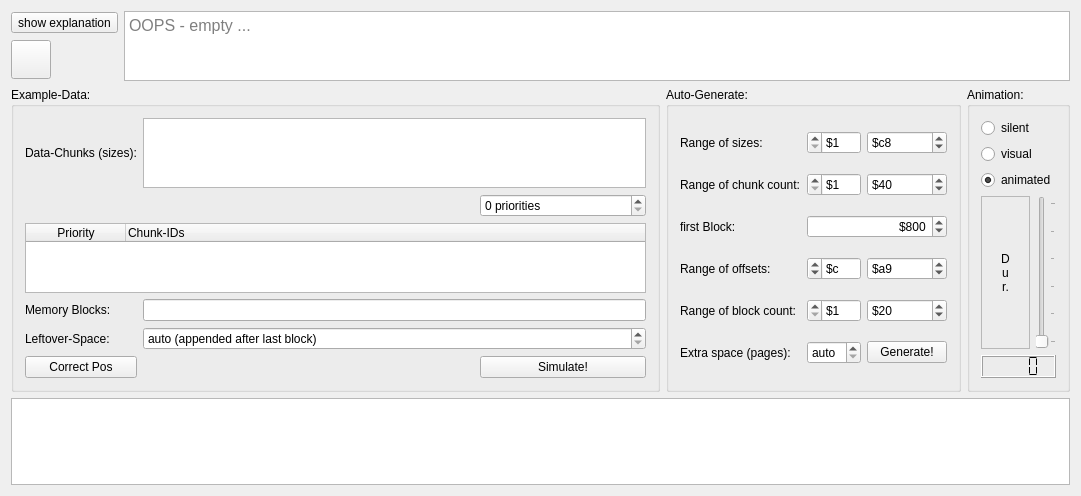
<?xml version="1.0" encoding="UTF-8"?>
<ui version="4.0">
 <class>Algo</class>
 <widget class="QWidget" name="Algo">
  <property name="geometry">
   <rect>
    <x>0</x>
    <y>0</y>
    <width>1081</width>
    <height>496</height>
   </rect>
  </property>
  <property name="windowTitle">
   <string>Algo</string>
  </property>
  <layout class="QGridLayout" name="masterGrid" rowstretch="1,1,8">
   <item row="0" column="1">
    <widget class="QTextEdit" name="te_expl">
     <property name="font">
      <font>
       <pointsize>12</pointsize>
      </font>
     </property>
     <property name="mouseTracking">
      <bool>false</bool>
     </property>
     <property name="inputMethodHints">
      <set>Qt::InputMethodHint::ImhNone</set>
     </property>
     <property name="sizeAdjustPolicy">
      <enum>QAbstractScrollArea::SizeAdjustPolicy::AdjustToContents</enum>
     </property>
     <property name="documentTitle">
      <string/>
     </property>
     <property name="readOnly">
      <bool>true</bool>
     </property>
     <property name="tabStopDistance">
      <double>40.000000000000000</double>
     </property>
     <property name="placeholderText">
      <string>OOPS - empty ...</string>
     </property>
    </widget>
   </item>
   <item row="2" column="0" colspan="2">
    <widget class="QGraphicsView" name="v">
     <property name="sizeAdjustPolicy">
      <enum>QAbstractScrollArea::SizeAdjustPolicy::AdjustToContents</enum>
     </property>
     <property name="alignment">
      <set>Qt::AlignmentFlag::AlignCenter</set>
     </property>
     <property name="transformationAnchor">
      <enum>QGraphicsView::ViewportAnchor::AnchorUnderMouse</enum>
     </property>
     <property name="resizeAnchor">
      <enum>QGraphicsView::ViewportAnchor::AnchorUnderMouse</enum>
     </property>
    </widget>
   </item>
   <item row="0" column="0">
    <layout class="QVBoxLayout" name="buttonLayout">
     <item>
      <widget class="QToolButton" name="tb_expl">
       <property name="text">
        <string>show explanation</string>
       </property>
       <property name="icon">
        <iconset theme="QIcon::ThemeIcon::DialogInformation"/>
       </property>
       <property name="iconSize">
        <size>
         <width>32</width>
         <height>32</height>
        </size>
       </property>
       <property name="toolButtonStyle">
        <enum>Qt::ToolButtonStyle::ToolButtonTextBesideIcon</enum>
       </property>
      </widget>
     </item>
     <item>
      <widget class="QToolButton" name="tb_hideExpl">
       <property name="text">
        <string/>
       </property>
       <property name="icon">
        <iconset theme="document-revert"/>
       </property>
       <property name="iconSize">
        <size>
         <width>32</width>
         <height>32</height>
        </size>
       </property>
      </widget>
     </item>
    </layout>
   </item>
   <item row="1" column="0" colspan="2">
    <layout class="QHBoxLayout" name="horizontalLayout" stretch="2,0,0">
     <item>
      <widget class="QGroupBox" name="gb_database">
       <property name="title">
        <string>Example-Data:</string>
       </property>
       <layout class="QGridLayout" name="gl_db" columnstretch="0,2,1">
        <item row="3" column="0">
         <widget class="QLabel" name="l_memory_blocks">
          <property name="text">
           <string>Memory Blocks:</string>
          </property>
         </widget>
        </item>
        <item row="0" column="1" colspan="2">
         <widget class="QTextEdit" name="te_sizes"/>
        </item>
        <item row="4" column="0">
         <widget class="QLabel" name="l_leftover_space">
          <property name="text">
           <string>Leftover-Space:</string>
          </property>
         </widget>
        </item>
        <item row="0" column="0">
         <widget class="QLabel" name="l_chunk_sizes">
          <property name="text">
           <string>Data-Chunks (sizes):</string>
          </property>
         </widget>
        </item>
        <item row="1" column="2">
         <widget class="QSpinBox" name="sb_prio_cnt">
          <property name="suffix">
           <string> priorities</string>
          </property>
          <property name="minimum">
           <number>0</number>
          </property>
          <property name="maximum">
           <number>9</number>
          </property>
          <property name="value">
           <number>0</number>
          </property>
         </widget>
        </item>
        <item row="3" column="1" colspan="2">
         <widget class="QLineEdit" name="le_pages"/>
        </item>
        <item row="4" column="1" colspan="2">
         <widget class="QSpinBox" name="sb_space">
          <property name="specialValueText">
           <string>auto (appended after last block)</string>
          </property>
         </widget>
        </item>
        <item row="5" column="2">
         <widget class="QPushButton" name="pb_simulate">
          <property name="text">
           <string>Simulate!</string>
          </property>
          <property name="icon">
           <iconset theme="QIcon::ThemeIcon::Computer"/>
          </property>
         </widget>
        </item>
        <item row="2" column="0" colspan="3">
         <widget class="QTableWidget" name="tw_prio">
          <property name="alternatingRowColors">
           <bool>true</bool>
          </property>
          <property name="selectionMode">
           <enum>QAbstractItemView::SelectionMode::SingleSelection</enum>
          </property>
          <attribute name="horizontalHeaderVisible">
           <bool>true</bool>
          </attribute>
          <attribute name="horizontalHeaderStretchLastSection">
           <bool>true</bool>
          </attribute>
          <attribute name="verticalHeaderVisible">
           <bool>false</bool>
          </attribute>
          <column>
           <property name="text">
            <string>Priority</string>
           </property>
          </column>
          <column>
           <property name="text">
            <string>Chunk-IDs</string>
           </property>
           <property name="textAlignment">
            <set>AlignLeading|AlignVCenter</set>
           </property>
          </column>
         </widget>
        </item>
        <item row="5" column="0">
         <widget class="QPushButton" name="pb_viscor">
          <property name="enabled">
           <bool>true</bool>
          </property>
          <property name="text">
           <string>Correct Pos</string>
          </property>
          <property name="icon">
           <iconset theme="document-properties"/>
          </property>
         </widget>
        </item>
       </layout>
      </widget>
     </item>
     <item>
      <widget class="QGroupBox" name="gb_generate">
       <property name="title">
        <string>Auto-Generate:</string>
       </property>
       <layout class="QGridLayout" name="gridLayout">
        <item row="4" column="2">
         <widget class="QSpinBox" name="sb_maxBcnt">
          <property name="prefix">
           <string>$</string>
          </property>
          <property name="minimum">
           <number>1</number>
          </property>
          <property name="maximum">
           <number>256</number>
          </property>
          <property name="value">
           <number>32</number>
          </property>
          <property name="displayIntegerBase">
           <number>16</number>
          </property>
         </widget>
        </item>
        <item row="2" column="1" colspan="2">
         <widget class="QSpinBox" name="sb_firstBlock">
          <property name="alignment">
           <set>Qt::AlignmentFlag::AlignRight|Qt::AlignmentFlag::AlignTrailing|Qt::AlignmentFlag::AlignVCenter</set>
          </property>
          <property name="suffix">
           <string>00</string>
          </property>
          <property name="prefix">
           <string>$</string>
          </property>
          <property name="minimum">
           <number>2</number>
          </property>
          <property name="maximum">
           <number>255</number>
          </property>
          <property name="stepType">
           <enum>QAbstractSpinBox::StepType::AdaptiveDecimalStepType</enum>
          </property>
          <property name="value">
           <number>8</number>
          </property>
          <property name="displayIntegerBase">
           <number>16</number>
          </property>
         </widget>
        </item>
        <item row="0" column="0">
         <widget class="QLabel" name="l_range_sizes">
          <property name="text">
           <string>Range of sizes:</string>
          </property>
         </widget>
        </item>
        <item row="5" column="1">
         <widget class="QSpinBox" name="sb_extra">
          <property name="specialValueText">
           <string>auto</string>
          </property>
         </widget>
        </item>
        <item row="0" column="1">
         <widget class="QSpinBox" name="sb_minSz">
          <property name="layoutDirection">
           <enum>Qt::LayoutDirection::RightToLeft</enum>
          </property>
          <property name="accelerated">
           <bool>true</bool>
          </property>
          <property name="prefix">
           <string>$</string>
          </property>
          <property name="minimum">
           <number>1</number>
          </property>
          <property name="maximum">
           <number>256</number>
          </property>
          <property name="displayIntegerBase">
           <number>16</number>
          </property>
         </widget>
        </item>
        <item row="5" column="2">
         <widget class="QPushButton" name="pb_generate">
          <property name="text">
           <string>Generate!</string>
          </property>
          <property name="icon">
           <iconset theme="process-working"/>
          </property>
         </widget>
        </item>
        <item row="4" column="1">
         <widget class="QSpinBox" name="sb_minBcnt">
          <property name="layoutDirection">
           <enum>Qt::LayoutDirection::RightToLeft</enum>
          </property>
          <property name="accelerated">
           <bool>true</bool>
          </property>
          <property name="prefix">
           <string>$</string>
          </property>
          <property name="minimum">
           <number>1</number>
          </property>
          <property name="maximum">
           <number>256</number>
          </property>
          <property name="displayIntegerBase">
           <number>16</number>
          </property>
         </widget>
        </item>
        <item row="3" column="0">
         <widget class="QLabel" name="l_range_offsets">
          <property name="text">
           <string>Range of offsets:</string>
          </property>
         </widget>
        </item>
        <item row="4" column="0">
         <widget class="QLabel" name="l_range_block_count">
          <property name="text">
           <string>Range of block count:</string>
          </property>
         </widget>
        </item>
        <item row="3" column="1">
         <widget class="QSpinBox" name="sb_minBoffs">
          <property name="layoutDirection">
           <enum>Qt::LayoutDirection::RightToLeft</enum>
          </property>
          <property name="accelerated">
           <bool>true</bool>
          </property>
          <property name="prefix">
           <string>$</string>
          </property>
          <property name="minimum">
           <number>1</number>
          </property>
          <property name="maximum">
           <number>256</number>
          </property>
          <property name="value">
           <number>12</number>
          </property>
          <property name="displayIntegerBase">
           <number>16</number>
          </property>
         </widget>
        </item>
        <item row="0" column="2">
         <widget class="QSpinBox" name="sb_maxSz">
          <property name="prefix">
           <string>$</string>
          </property>
          <property name="minimum">
           <number>1</number>
          </property>
          <property name="maximum">
           <number>256</number>
          </property>
          <property name="value">
           <number>200</number>
          </property>
          <property name="displayIntegerBase">
           <number>16</number>
          </property>
         </widget>
        </item>
        <item row="2" column="0">
         <widget class="QLabel" name="l_first_block">
          <property name="text">
           <string>first Block:</string>
          </property>
         </widget>
        </item>
        <item row="5" column="0">
         <widget class="QLabel" name="l_extra_space">
          <property name="text">
           <string>Extra space (pages):</string>
          </property>
         </widget>
        </item>
        <item row="3" column="2">
         <widget class="QSpinBox" name="sb_maxBoffs">
          <property name="prefix">
           <string>$</string>
          </property>
          <property name="minimum">
           <number>1</number>
          </property>
          <property name="maximum">
           <number>256</number>
          </property>
          <property name="value">
           <number>169</number>
          </property>
          <property name="displayIntegerBase">
           <number>16</number>
          </property>
         </widget>
        </item>
        <item row="1" column="2">
         <widget class="QSpinBox" name="sb_maxCcnt">
          <property name="prefix">
           <string>$</string>
          </property>
          <property name="minimum">
           <number>1</number>
          </property>
          <property name="maximum">
           <number>256</number>
          </property>
          <property name="value">
           <number>64</number>
          </property>
          <property name="displayIntegerBase">
           <number>16</number>
          </property>
         </widget>
        </item>
        <item row="1" column="1">
         <widget class="QSpinBox" name="sb_minCcnt">
          <property name="layoutDirection">
           <enum>Qt::LayoutDirection::RightToLeft</enum>
          </property>
          <property name="accelerated">
           <bool>true</bool>
          </property>
          <property name="prefix">
           <string>$</string>
          </property>
          <property name="minimum">
           <number>1</number>
          </property>
          <property name="maximum">
           <number>256</number>
          </property>
          <property name="displayIntegerBase">
           <number>16</number>
          </property>
         </widget>
        </item>
        <item row="1" column="0">
         <widget class="QLabel" name="l_range_chunk_count">
          <property name="text">
           <string>Range of chunk count:</string>
          </property>
         </widget>
        </item>
       </layout>
      </widget>
     </item>
     <item>
      <widget class="QGroupBox" name="gb_animation">
       <property name="title">
        <string>Animation:</string>
       </property>
       <layout class="QGridLayout" name="gridLayout_2">
        <item row="2" column="1" colspan="2">
         <widget class="QRadioButton" name="rb_animated">
          <property name="text">
           <string>animated</string>
          </property>
          <property name="checked">
           <bool>true</bool>
          </property>
          <attribute name="buttonGroup">
           <string notr="true">bg_visMode</string>
          </attribute>
         </widget>
        </item>
        <item row="4" column="2">
         <widget class="QSlider" name="sl_aniDur">
          <property name="maximum">
           <number>2500</number>
          </property>
          <property name="singleStep">
           <number>50</number>
          </property>
          <property name="pageStep">
           <number>250</number>
          </property>
          <property name="orientation">
           <enum>Qt::Orientation::Vertical</enum>
          </property>
          <property name="tickPosition">
           <enum>QSlider::TickPosition::TicksBelow</enum>
          </property>
          <property name="tickInterval">
           <number>500</number>
          </property>
         </widget>
        </item>
        <item row="4" column="1">
         <widget class="QLabel" name="l_anidur">
          <property name="frameShape">
           <enum>QFrame::Shape::StyledPanel</enum>
          </property>
          <property name="frameShadow">
           <enum>QFrame::Shadow::Sunken</enum>
          </property>
          <property name="lineWidth">
           <number>5</number>
          </property>
          <property name="midLineWidth">
           <number>2</number>
          </property>
          <property name="text">
           <string>D
u
r.</string>
          </property>
          <property name="textFormat">
           <enum>Qt::TextFormat::PlainText</enum>
          </property>
          <property name="scaledContents">
           <bool>false</bool>
          </property>
          <property name="alignment">
           <set>Qt::AlignmentFlag::AlignCenter</set>
          </property>
          <property name="wordWrap">
           <bool>false</bool>
          </property>
          <property name="textInteractionFlags">
           <set>Qt::TextInteractionFlag::NoTextInteraction</set>
          </property>
         </widget>
        </item>
        <item row="0" column="1" colspan="2">
         <widget class="QRadioButton" name="rb_silent">
          <property name="text">
           <string>silent</string>
          </property>
          <attribute name="buttonGroup">
           <string notr="true">bg_visMode</string>
          </attribute>
         </widget>
        </item>
        <item row="5" column="1" colspan="2">
         <widget class="QLCDNumber" name="lcd_aniDur">
          <property name="digitCount">
           <number>4</number>
          </property>
          <property name="segmentStyle">
           <enum>QLCDNumber::SegmentStyle::Flat</enum>
          </property>
         </widget>
        </item>
        <item row="1" column="1" colspan="2">
         <widget class="QRadioButton" name="rb_visual">
          <property name="text">
           <string>visual</string>
          </property>
          <attribute name="buttonGroup">
           <string notr="true">bg_visMode</string>
          </attribute>
         </widget>
        </item>
       </layout>
      </widget>
     </item>
    </layout>
   </item>
  </layout>
 </widget>
 <layoutdefault spacing="6" margin="11"/>
 <resources/>
 <connections>
  <connection>
   <sender>sl_aniDur</sender>
   <signal>valueChanged(int)</signal>
   <receiver>lcd_aniDur</receiver>
   <slot>display(int)</slot>
   <hints>
    <hint type="sourcelabel">
     <x>1177</x>
     <y>233</y>
    </hint>
    <hint type="destinationlabel">
     <x>1153</x>
     <y>287</y>
    </hint>
   </hints>
  </connection>
 </connections>
 <buttongroups>
  <buttongroup name="bg_visMode"/>
 </buttongroups>
</ui>
